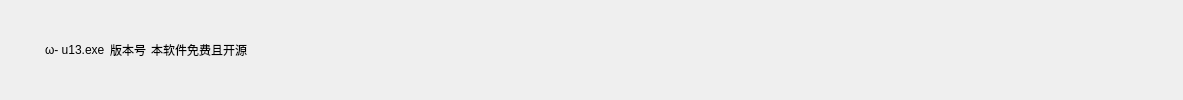
        <widget class="QFrame" name="FrameTitle">
         <property name="styleSheet">
          <string notr="true">#FrameTitle{border:none}</string>
         </property>
         <layout class="QHBoxLayout" name="title_tag">
          <property name="spacing">
           <number>5</number>
          </property>
          <property name="leftMargin">
           <number>0</number>
          </property>
          <property name="topMargin">
           <number>5</number>
          </property>
          <property name="rightMargin">
           <number>0</number>
          </property>
          <property name="bottomMargin">
           <number>5</number>
          </property>
          <item>
           <widget class="QLabel" name="Title_Logo">
            <property name="sizePolicy">
             <sizepolicy hsizetype="Maximum" vsizetype="Maximum">
              <horstretch>0</horstretch>
              <verstretch>0</verstretch>
             </sizepolicy>
            </property>
            <property name="minimumSize">
             <size>
              <width>40</width>
              <height>40</height>
             </size>
            </property>
            <property name="maximumSize">
             <size>
              <width>40</width>
              <height>40</height>
             </size>
            </property>
            <property name="styleSheet">
             <string notr="true" />
            </property>
            <property name="text">
             <string />
            </property>
            <property name="scaledContents">
             <bool>false</bool>
            </property>
           </widget>
          </item>
          <item>
           <widget class="QLabel" name="Title_Text_2">
            <property name="sizePolicy">
             <sizepolicy hsizetype="Minimum" vsizetype="Fixed">
              <horstretch>0</horstretch>
              <verstretch>0</verstretch>
             </sizepolicy>
            </property>
            <property name="text">
             <string>ω- u13.exe</string>
            </property>
            <property name="alignment">
             <set>Qt::AlignLeading|Qt::AlignLeft|Qt::AlignVCenter</set>
            </property>
           </widget>
          </item>
          <item>
           <widget class="QLabel" name="Title_Version">
            <property name="sizePolicy">
             <sizepolicy hsizetype="Minimum" vsizetype="Fixed">
              <horstretch>0</horstretch>
              <verstretch>0</verstretch>
             </sizepolicy>
            </property>
            <property name="minimumSize">
             <size>
              <width>0</width>
              <height>0</height>
             </size>
            </property>
            <property name="styleSheet">
             <string notr="true" />
            </property>
            <property name="text">
             <string>版本号</string>
            </property>
            <property name="alignment">
             <set>Qt::AlignLeading|Qt::AlignLeft|Qt::AlignVCenter</set>
            </property>
            <layout class="QVBoxLayout" name="verticalLayout_5">
             <property name="spacing">
              <number>0</number>
             </property>
             <property name="leftMargin">
              <number>0</number>
             </property>
             <property name="topMargin">
              <number>0</number>
             </property>
             <property name="rightMargin">
              <number>0</number>
             </property>
             <property name="bottomMargin">
              <number>0</number>
             </property>
            </layout>
           </widget>
          </item>
          <item>
           <widget class="QLabel" name="Title_Text">
            <property name="sizePolicy">
             <sizepolicy hsizetype="Preferred" vsizetype="Fixed">
              <horstretch>0</horstretch>
              <verstretch>0</verstretch>
             </sizepolicy>
            </property>
            <property name="text">
             <string>本软件免费且开源  </string>
            </property>
            <property name="alignment">
             <set>Qt::AlignLeading|Qt::AlignLeft|Qt::AlignVCenter</set>
            </property>
           </widget>
          </item>
          <item>
           <spacer name="horizontalSpacer">
            <property name="orientation">
             <enum>Qt::Horizontal</enum>
            </property>
            <property name="sizeHint" stdset="0">
             <size>
              <width>794</width>
              <height>20</height>
             </size>
            </property>
           </spacer>
          </item>
          <item>
           <widget class="QPushButton" name="Button_MostMinimized">
            <property name="sizePolicy">
             <sizepolicy hsizetype="Fixed" vsizetype="Minimum">
              <horstretch>0</horstretch>
              <verstretch>0</verstretch>
             </sizepolicy>
            </property>
            <property name="minimumSize">
             <size>
              <width>40</width>
              <height>40</height>
             </size>
            </property>
            <property name="cursor">
             <cursorShape>PointingHandCursor</cursorShape>
            </property>
            <property name="styleSheet">
             <string notr="true">background-color: transparent;
border:none</string>
            </property>
            <property name="text">
             <string />
            </property>
           </widget>
          </item>
          <item>
           <widget class="QPushButton" name="Button_Minimized">
            <property name="sizePolicy">
             <sizepolicy hsizetype="Fixed" vsizetype="Minimum">
              <horstretch>0</horstretch>
              <verstretch>0</verstretch>
             </sizepolicy>
            </property>
            <property name="minimumSize">
             <size>
              <width>40</width>
              <height>40</height>
             </size>
            </property>
            <property name="cursor">
             <cursorShape>PointingHandCursor</cursorShape>
            </property>
            <property name="styleSheet">
             <string notr="true">background-color: transparent;
border:none</string>
            </property>
            <property name="text">
             <string />
            </property>
           </widget>
          </item>
          <item>
           <widget class="QPushButton" name="Button_Exit">
            <property name="sizePolicy">
             <sizepolicy hsizetype="Fixed" vsizetype="Minimum">
              <horstretch>0</horstretch>
              <verstretch>0</verstretch>
             </sizepolicy>
            </property>
            <property name="minimumSize">
             <size>
              <width>40</width>
              <height>40</height>
             </size>
            </property>
            <property name="cursor">
             <cursorShape>PointingHandCursor</cursorShape>
            </property>
            <property name="styleSheet">
             <string notr="true">background-color: transparent;
border:none</string>
            </property>
            <property name="text">
             <string />
            </property>
           </widget>
          </item>
         </layout>
        </widget>
